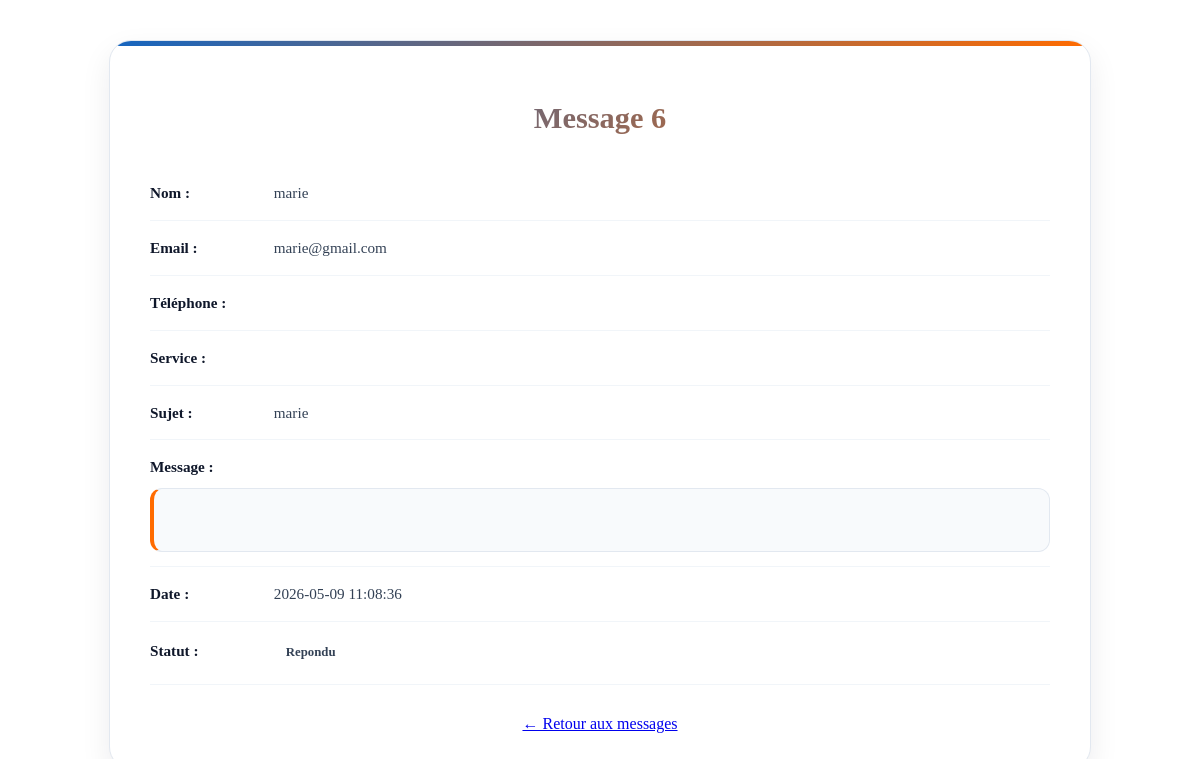
/lire?id=6, run on the app's committed database.
### tables this page shows
CREATE TABLE IF NOT EXISTS `messages` (
  `id` int(11) NOT NULL AUTO_INCREMENT,
  `nom` varchar(100) NOT NULL,
  `email` varchar(100) NOT NULL,
  `telephone` varchar(20) DEFAULT NULL,
  `serviceC` varchar(100) DEFAULT NULL,
  `sujet` varchar(255) NOT NULL,
  `messageR` longtext NOT NULL,
  `date_creation` datetime DEFAULT CURRENT_TIMESTAMP,
  `statut` enum('non-lu','lu','repondu') DEFAULT 'non-lu',
  PRIMARY KEY (`id`),
  KEY `idx_email` (`email`),
  KEY `idx_date` (`date_creation`)
);

### Admin/formulaire_contact/message_view.php (the view, shortened to what this page needs)
<?php
require_once __DIR__ . '/../../config/db.php';
$id = $_GET['id'] ?? null;
if ($id) {
    $stmt = $pdo->prepare("SELECT * FROM messages WHERE id = :id");
    $stmt->execute([':id' => $id]);
    $msg = $stmt->fetch(PDO::FETCH_ASSOC);
}
?>
<link rel="stylesheet" href="/StandComputer/style-admin">
<?php if ($msg): ?>
<div class="message-card">
    <h2>Message <?= $msg['id'] ?></h2>
    <div class="message-item">
        <strong>Nom :</strong>
        <?= htmlspecialchars($msg['nom']) ?>
    </div>
    <div class="message-item">
        <strong>Email :</strong>
        <?= htmlspecialchars($msg['email']) ?>
    </div>
    <div class="message-item">
        <strong>Téléphone :</strong>
    </div>
    <div class="message-item">
        <strong>Service :</strong>
    </div>
    <div class="message-item">
        <strong>Sujet :</strong>
        <?= htmlspecialchars($msg['sujet']) ?>
    </div>
    <div class="message-item">
        <strong>Message :</strong>
        <div class="message-content">
        </div>
    </div>
    <div class="message-item">
        <strong>Date :</strong>
        <?= $msg['date_creation'] ?>
    </div>
    <div class="message-item">
        <strong>Statut :</strong>
        <span class="status <?= strtolower($msg['statut']) ?>">
            <?= htmlspecialchars($msg['statut']) ?>
        </span>
    </div>
    <div class="message-actions">
        <a href="/StandComputer/gerer-les-formulaires-de-contact" class="back">← Retour aux messages</a>
    </div>
</div>
<?php else: ?>
    <div class="message-not-found">
        Message introuvable ❌
    </div>
<?php endif; ?>

### Admin/formulaire_contact/message_view.php (style rules this page uses)
.message-card { max-width: 900px; margin: 40px auto; background: #ffffff; border: 1px solid #e2e8f0; border-radius: 22px; padding: 35px 40px; box-shadow: 0 12px 30px rgba(15, 23, 42, 0.08); position: relative; overflow: hidden; }
.message-card::before { content: ""; position: absolute; top: 0; left: 0; width: 100%; height: 5px; background: linear-gradient(90deg, #1565c0, #ff6b00); }
.message-card h2 { font-size: 1.9rem; font-weight: 700; margin-bottom: 30px; text-align: center; background: linear-gradient(135deg, #1565c0, #ff6b00); -webkit-background-clip: text; -webkit-text-fill-color: transparent; background-clip: text; }
.message-item { padding: 14px 0; border-bottom: 1px solid #f1f5f9; font-size: 0.95rem; color: #334155; line-height: 1.7; }
.message-item strong { display: inline-block; min-width: 120px; color: #0f172a; font-weight: 600; }
.message-content { margin-top: 8px; background: #f8fafc; border: 1px solid #e2e8f0; border-left: 4px solid #ff6b00; border-radius: 12px; padding: 18px; color: #475569; white-space: pre-line; }
.status { display: inline-block; padding: 6px 12px; border-radius: 999px; font-size: 0.8rem; font-weight: 600; text-transform: capitalize; }
.message-actions { margin-top: 30px; text-align: center; }

### data on the page
messages: id "6", nom "marie", email "marie@gmail.com", sujet "marie", date_creation "2026-05-09 11:08:36", statut "Repondu"
